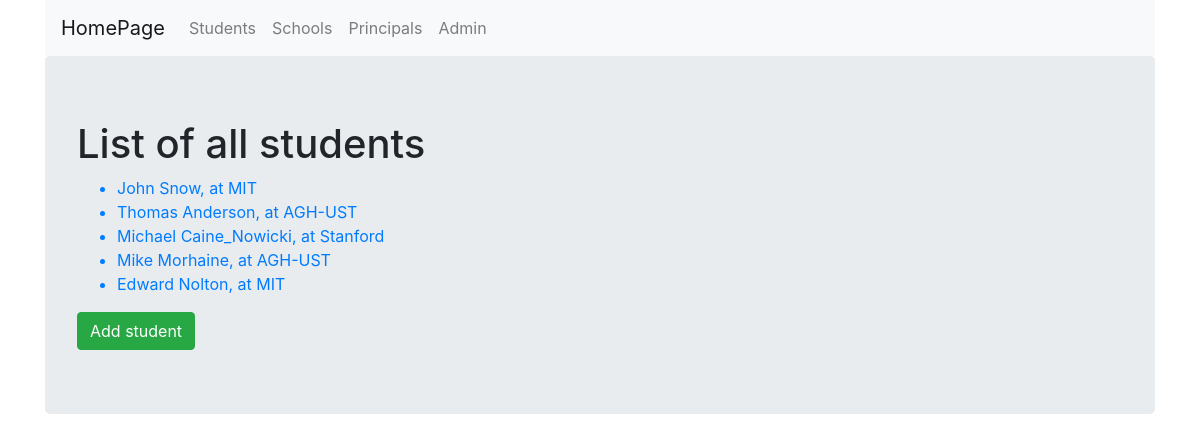
The page /CRUD_System/students/ on the database as committed earlier.
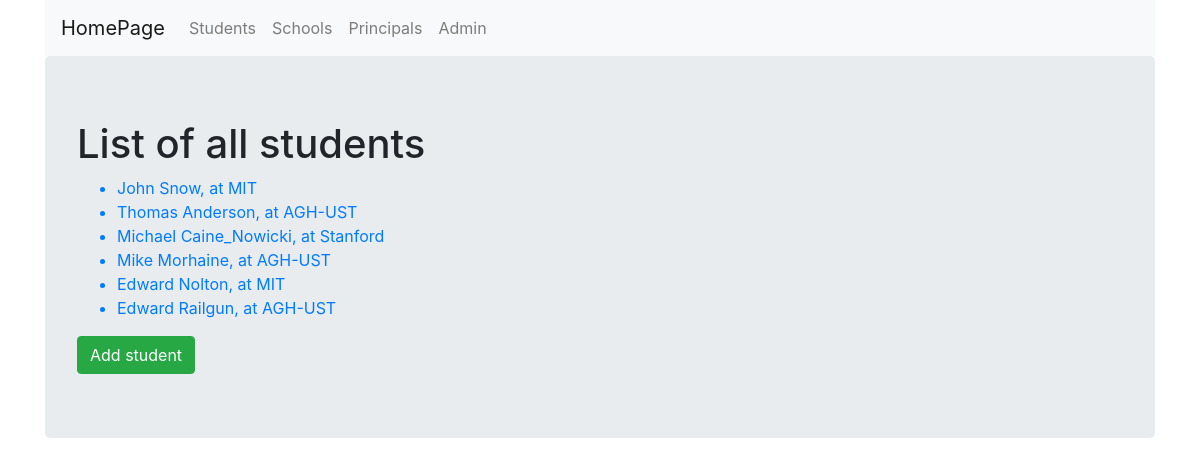
The same page on the database as committed later.
### CRUD_System/models.py (models this page shows, shortened)
class Student(models.Model):
    name = models.CharField(max_length = 256)
    last_name = models.CharField(max_length = 256)
    school = models.ForeignKey(School, on_delete=models.CASCADE, related_name='students')

class School(models.Model):
    name = models.CharField(max_length = 256)
    location = models.CharField(max_length = 256)
    def __str__(self):
        return self.name

### CRUD_System/views.py (the view)
# urls.py: path('students/', views.StudentListView.as_view(), name='students'),
class StudentListView(ListView):
    context_object_name = 'students'
    model = models.Student
    template_name = 'CRUD_ListView.html'

### CRUD_System/templates/CRUD_System/CRUD_ListView.html (shortened to what this page needs)
{% extends 'CRUD_System/CRUD_System_base.html'%}
{% block body_block %}
    {% if schools %}
        <h1>List of available schools</h1>
        <ul>
            {% for school in schools %}
            <a href="{{school.id}}">
                <li> {{ school.name }}, located at {{ school.location}}</li>
            </a>
            {% empty %}
                <li>Sorry, no schools here!</li>
            {% endfor %}
        </ul>
        <a href="{% url 'CRUD_System:add_school'%}">
            <input type="submit" name="" id="" class='btn btn-success' value='Add school'>
        </a>
    {% elif students %}
    <h1>List of all students</h1>
    <ul>
        {% for student in students %}
        <a href="{{ student.id }}">
            <li> {{ student.name }} {{ student.last_name}}, at {{ student.school}} </li>
        </a>
            {% empty %}
                <li>Sorry, no entries here!</li>
        {% endfor %}
    </ul>
        <a href="{% url 'CRUD_System:add_student'%}">
            <input type="submit" name="" id="" class='btn btn-success' value='Add student'>
        </a>
    {% else%}
        <p>You shouldn't be able to see this view ...</p>
        <p>It only shows when the template page was called with an empty context_object_name tag</p>
    {% endif%}
{% endblock %}

Rows that differ between the two databases and show on the page:
added Student: name "Edward", last_name "Railgun", school "AGH-UST"
